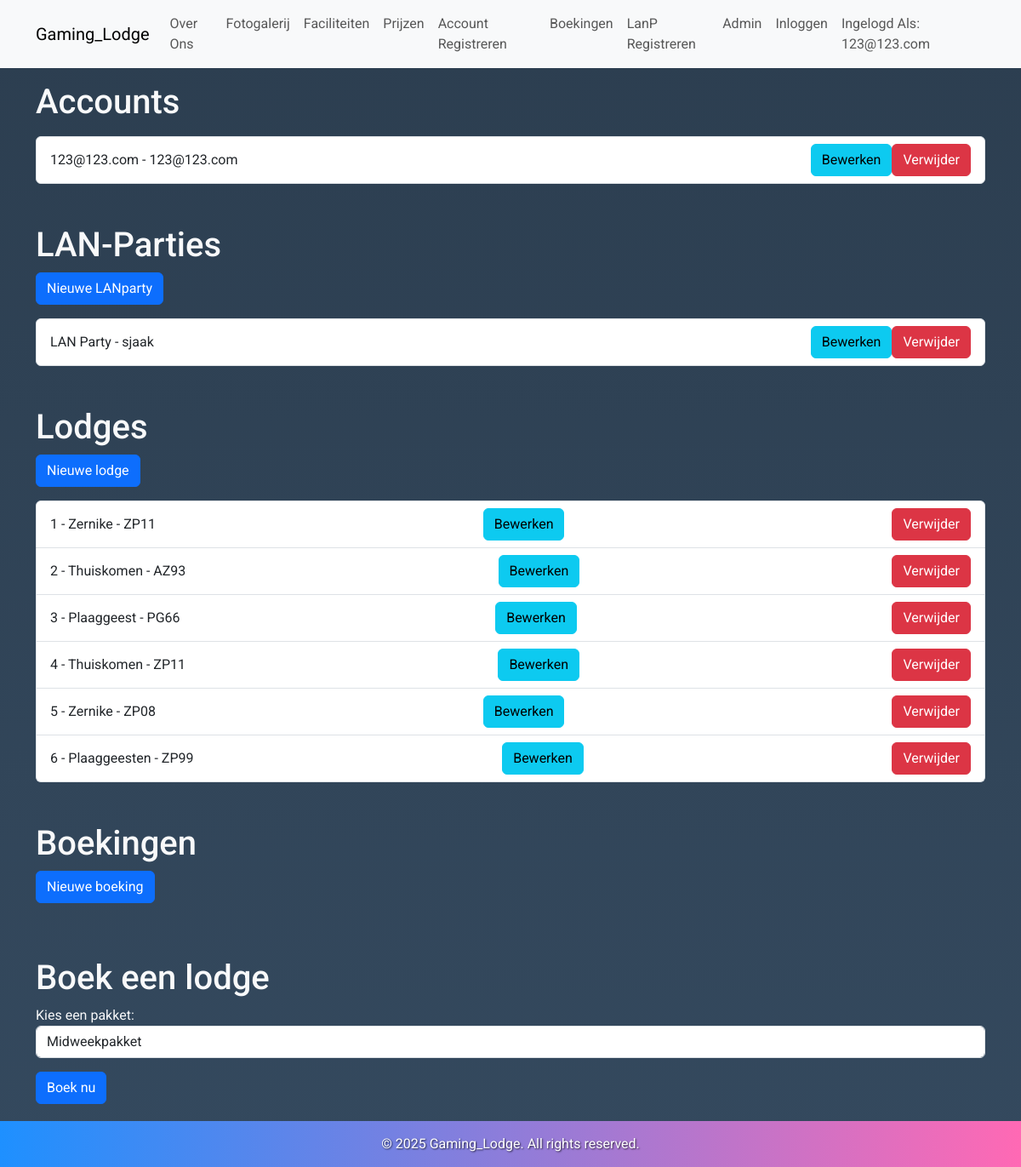
Page /admin (signed in) on the committed database.
### dbmodel.py (models this page shows, shortened)
class KlantTabel(db.Model, UserMixin):
    id = db.Column(db.Integer, primary_key=True)
    username = db.Column(db.String(80), nullable=False)
    email = db.Column(db.String(120), nullable=False)
    password = db.Column(db.String(120), nullable=False)

class LanTabel(db.Model):
    id = db.Column(db.Integer, primary_key=True)
    lannaam = db.Column(db.String(80), nullable=False)
    organisator = db.Column(db.String(80), nullable=False)
    email = db.Column(db.String(120), nullable=False)
    datum = db.Column(db.String(20), nullable=False)
    aantalstoelen = db.Column(db.Integer, nullable=False)
    opmerking = db.Column(db.String(120))

class BungalowTabel(db.Model):
    id = db.Column(db.Integer, primary_key=True)
    bnaam = db.Column(db.String(80), nullable=False)
    adrescode = db.Column(db.String(80), nullable=False)

### routes.py (the view)
@app.route('/admin', methods=['GET', 'POST', 'DELETE'])
def klanten():
    users = KlantTabel.query.all()
    parties = LanTabel.query.all()
    boekingen = BoekingTabel.query.all()
    lodges = BungalowTabel.query.all()
    print(boekingen)
    return render_template('admin.html', users=users, parties=parties, boekingen=boekingen, lodges=lodges)

### app.py (called while the page is built)
@app.before_request
def create_tables():
    db.create_all()

### dbmodel.py (called while the page is built)
@login_manager.user_loader
def load_user(user_id):
    return KlantTabel.query.get(int(user_id))

### templates/admin.html (shortened to what this page needs)
{% extends "base.html" %}
{% block content %}
<h1>Accounts</h1>
<ul class="list-group mt-3">
  {% for user in users %}
  <li class="list-group-item d-flex justify-content-between align-items-center">
    {{ user.username }} - {{ user.email }}
    <div class="btn-group" role="group">
      <form method="POST" action="/klant/update/{{ user.id }}" class="d-inline">
        <button type="submit" class="btn btn-info">Bewerken</button>
      </form>
      <form method="POST" action="/klant/verwijder/{{ user.id }}" class="d-inline">
        <button type="submit" class="btn btn-danger">Verwijder</button>
      </form>
    </div>
  </li>
  {% endfor %}
</ul>
<h1 class="mt-5">LAN-Parties</h1>
<a class="btn btn-primary" href="/lanp/reg">Nieuwe LANparty</a>
<ul class="list-group mt-3">
  {% for party in parties %}
  <li class="list-group-item d-flex justify-content-between align-items-center">
    {{ party.lannaam }} - {{ party.organisator }}
    <div class="btn-group" role="group">
      <form method="POST" action="/lanp/update/{{ party.id }}" class="d-inline">
        <button type="submit" class="btn btn-info">Bewerken</button>
      </form>
      <form method="POST" action="/lanp/verwijder/{{ party.id }}" class="d-inline">
        <button type="submit" class="btn btn-danger">Verwijder</button>
      </form>
    </div>
  </li>
  {% endfor %}
</ul>
<h1 class="mt-5">Lodges</h1>
<a class="btn btn-primary" href="/lodge/aanmaken">Nieuwe lodge</a>
<ul class="list-group mt-3">
  {% for lodge in lodges %}
  <li class="list-group-item d-flex justify-content-between align-items-center">
    {{ lodge.id }} - {{ lodge.bnaam }} - {{ lodge.adrescode }}
    <form method="POST" action="/lodge/update/{{ lodge.id }}" class="d-inline">
      <button type="submit" class="btn btn-info">Bewerken</button>
    </form>
    <form method="POST" action="/lodge/verwijder/{{ lodge.id }}" class="d-inline">
      <button type="submit" class="btn btn-danger">Verwijder</button>
    </form>
  </li>
  {% endfor %}
</ul>
<h1 class="mt-5">Boekingen</h1>
<a class="btn btn-primary" href="/boeking/toevoegen">Nieuwe boeking</a>
<h1 class="mt-5">Boek een lodge</h1>
<form method="POST" action="/boeking/aanmaken">
  <div class="form-group">
    <label for="pakket">Kies een pakket:</label>
    <select id="pakket" name="pakket" class="form-control">
      <option value="midweek">Midweekpakket</option>
    </select>
  </div>
  <button type="submit" class="btn btn-primary mt-3">Boek nu</button>
</form>
{% endblock %}

### templates/base.html (shortened to what this page needs)
<!DOCTYPE html>
<html lang="en">
<head>
    <link rel="stylesheet" href="https://cdn.jsdelivr.net/npm/bootstrap@5.3.0/dist/css/bootstrap.min.css">
</head>
<body>
    <nav class="navbar navbar-expand-lg navbar-light bg-light">
        <div class="container">
            <a class="navbar-brand" href="/">Gaming_Lodge</a>
            <div class="collapse navbar-collapse" id="navbarNav">
                <ul class="navbar-nav me-auto">
                    <li class="nav-item"><a class="nav-link" href="/overons">Over Ons</a></li>
                    <li class="nav-item"><a class="nav-link" href="/fotogalerij">Fotogalerij</a></li>
                    <li class="nav-item"><a class="nav-link" href="/faciliteiten">Faciliteiten</a></li>
                    <li class="nav-item"><a class="nav-link" href="/prijslijst">Prijzen</a></li>
                    <li class="nav-item"><a class="nav-link" href="/registreren">Account Registreren</a></li>
                    <li class="nav-item"><a class="nav-link" href="/boekingsformulier">Boekingen</a></li>
                    <li class="nav-item"><a class="nav-link" href="/lanp/reg">LanP Registreren</a></li>
                    <li class="nav-item"><a class="nav-link" href="/admin">Admin</a></li>
                    <li class="nav-item"><a class="nav-link" href="/login">Inloggen</a></li>
                    <li class="nav-item">
                        <a class="nav-link" href="/account-wijzigen">Ingelogd Als: {{ current_user.username }}</a>
                    </li>
                </ul>
            </div>
        </div>
    </nav>
    <div class="container mt-3">
        {% block content %}{% endblock %}
    </div>
    <footer>
        <p>&copy; 2025 Gaming_Lodge. All rights reserved.</p>
    </footer>
</body>
</html>

### templates/base.html (style rules this page uses)
body { font-family: 'Roboto', sans-serif; margin: 0; padding: 0; background: linear-gradient(to bottom, #2c3e50, #34495e); color: #f8f9fa; }
footer { background: linear-gradient(90deg, #1e90ff, #ff69b4); color: #fff; padding: 15px 0; text-align: center; margin-top: 20px; text-shadow: 1px 1px 2px rgba(0, 0, 0, 0.7); }
footer p { margin: 0; font-size: 1em; }

### rows in the picture
KlantTabel: username "123@123.com", email "123@123.com"
LanTabel: lannaam "LAN Party", organisator "sjaak"
BungalowTabel: id "1", bnaam "Zernike", adrescode "ZP11"
BungalowTabel: id "2", bnaam "Thuiskomen", adrescode "AZ93"
BungalowTabel: id "3", bnaam "Plaaggeest", adrescode "PG66"
BungalowTabel: id "4", bnaam "Thuiskomen", adrescode "ZP11"
BungalowTabel: id "5", bnaam "Zernike", adrescode "ZP08"
BungalowTabel: id "6", bnaam "Plaaggeesten", adrescode "ZP99"
